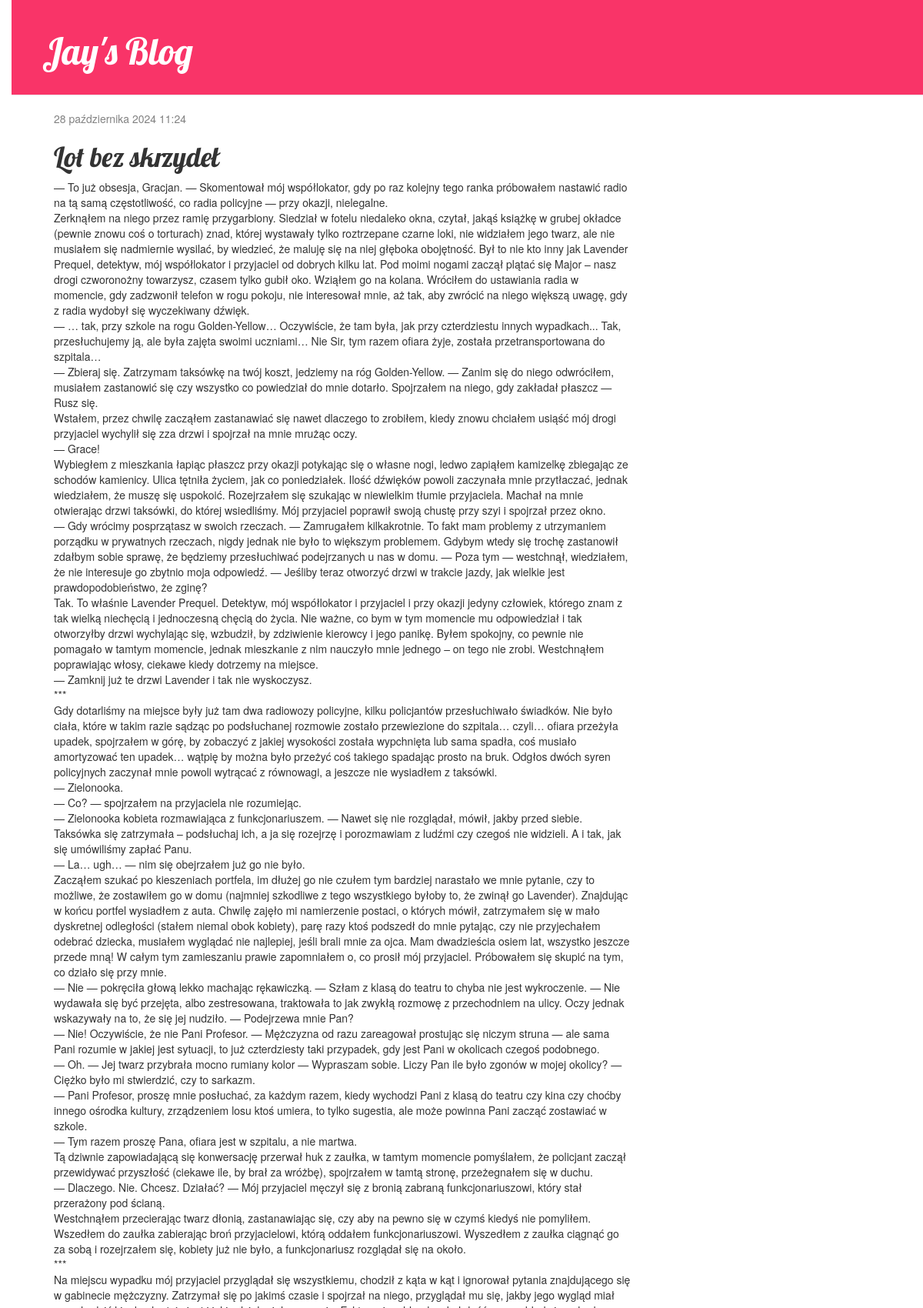
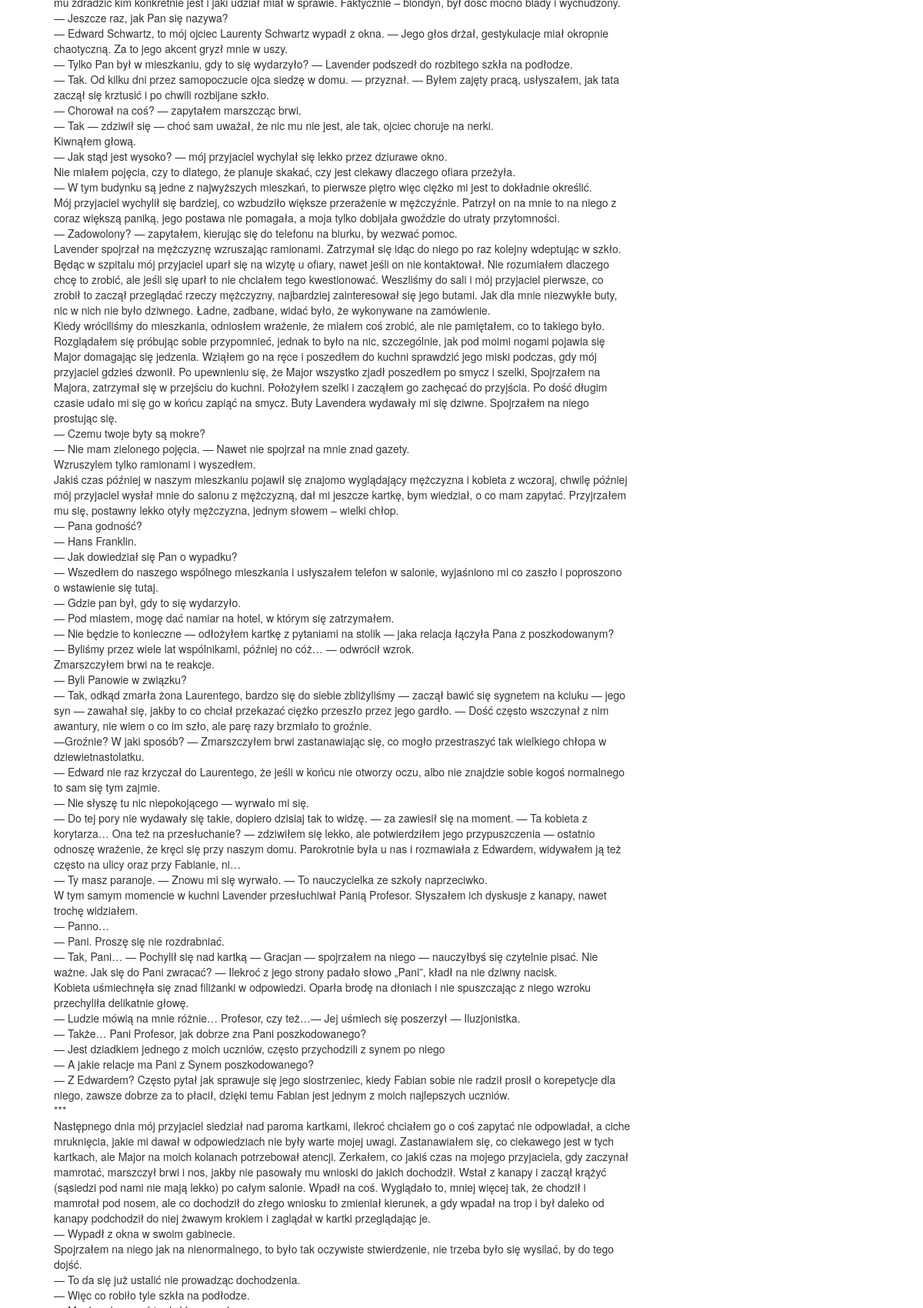
/post/5/ (upper part), run on the app's committed database (2 pictures, top to bottom).
### blog/models.py (models this page shows, shortened)
class Post(models.Model):
    author = models.ForeignKey(settings.AUTH_USER_MODEL, on_delete=models.CASCADE)
    title = models.CharField(max_length=200)
    text = models.TextField()
    created_date = models.DateTimeField(
            default=timezone.now)
    published_date = models.DateTimeField(
            blank=True, null=True)

### blog/views.py (the view)
# urls.py: path('post/<int:pk>/', views.post_detail, name='post_detail'),
def post_detail(request, pk):
    post = get_object_or_404(Post, pk=pk)
    return render(request, 'blog/post_detail.html', {'post': post})

### blog/templates/blog/post_detail.html (shortened to what this page needs)
{% extends 'blog/base.html' %}
{% block content %}
    <div class="post">
        {% if post.published_date %}
            <div class="date">
                {{ post.published_date }}
            </div>
        {% endif %}
        <h1>{{ post.title }}</h1>
        <p>{{ post.text|linebreaksbr }}</p>
    </div>
{% endblock %}

### blog/static/css/blog.css (style rules this page uses)
body { padding-left: 15px; }
h1, h2, h3, h4 { font-family: 'Lobster', cursive; }
.date { color: #828282; }
.post { margin-bottom: 70px; }

### data on the page
Post: published_date "28 października 2024 11:24", title "Lot bez skrzydeł", text "— To już obsesja, Gracjan. — Skomentował mój współlokator, gdy po raz kolejny tego ranka próbowałem nastawić radio na tą samą częstotliwość, co radia policyjne — przy okazji, nielegalne. Zerknąłem na niego przez ramię przygarbiony. Siedział w fotelu niedaleko okna, czytał, jakąś książkę w grubej okładce (pewnie znowu coś o torturach) znad, której wystawały tylko roztrzepane czarne loki, nie widziałem jego twarz, ale nie musiałem się nadmiernie wysilać, by wiedzieć, że maluję się na niej głęboka obojętność. Był to nie kto inny jak Lavender Prequel, detektyw, mój współlokator i przyjaciel od dobrych kilku lat. Pod moimi nogami zaczął plątać się Major – nasz drogi czworonożny towarzysz, czasem…"
